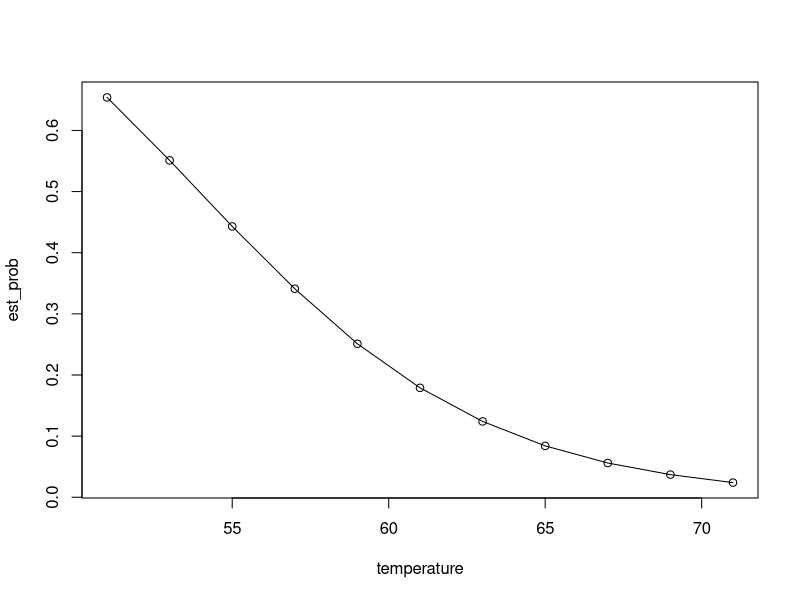

Write R code to recreate this figure.
## ---- chunk 1
temperature <- c(51, 53, 55, 57, 59, 61, 63, 65, 67, 69, 71)
est_prob <- c(0.654, 0.551, 0.443, 0.341, 0.251, 0.179, 0.124, 0.084, 0.056, 0.037, 0.024)
plot(temperature, est_prob, type = 'o')
